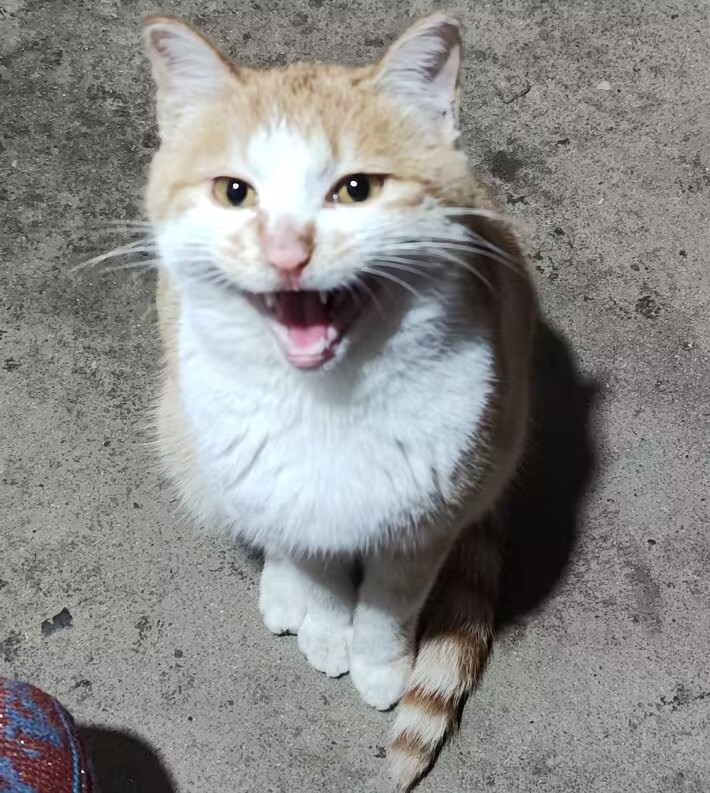
#> input picture 实验一/orange.jpg, 710 x 793 px
$ python 'HOG特征提取.py'
#> lines starting #> are read from the running program, lines starting #| are printed output that depends on the picture
import cv2
import numpy as np
import matplotlib.pyplot as plt
import os

# 创建结果保存目录
result_dir = "hog_image_results"
if not os.path.exists(result_dir):
    os.makedirs(result_dir)

# 读取图像
image_path = "orange.jpg"
image = cv2.imread(image_path, cv2.IMREAD_GRAYSCALE)  # 转为灰度图
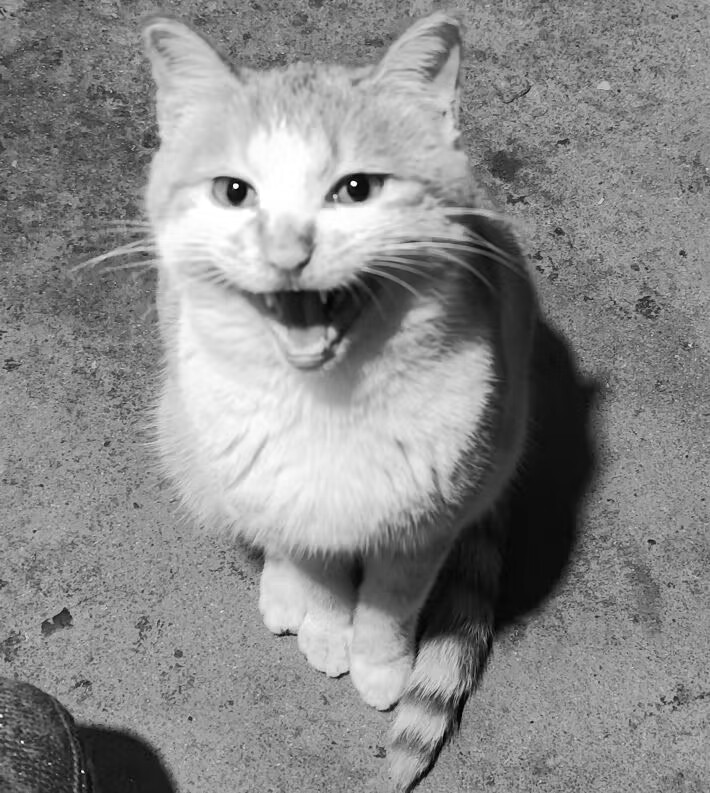
#> image: shape (793, 710); min 0, max 255, mean 137.9
cv2.imwrite(os.path.join(result_dir, "gray_image.jpg"), image)

# 检查图像大小并调整大小以便于计算
image = cv2.resize(image, (128, 128))  # 将图像调整为128x128的标准大小
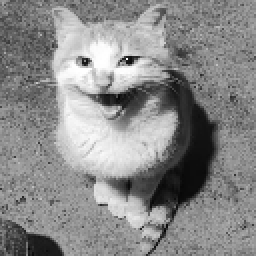
#> image: shape (128, 128) (shown 2 times larger); min 5, max 255, mean 137.9

# 初始化 HOG 描述器
hog = cv2.HOGDescriptor()

# 计算 HOG 特征
hog_features = hog.compute(image)

# 归一化 HOG 特征
hog_features_normalized = hog_features / np.linalg.norm(hog_features)

# 绘制归一化后的 HOG 直方图
plt.figure(figsize=(10, 5))
plt.plot(hog_features_normalized, color='blue')
plt.title("Normalized HOG Features Histogram")
plt.xlabel("Feature Index")
plt.ylabel("Normalized Value")
plt.grid()
plt.tight_layout()

# 保存直方图
histogram_path = os.path.join(result_dir, "hog_histogram.jpg")
plt.savefig(histogram_path)
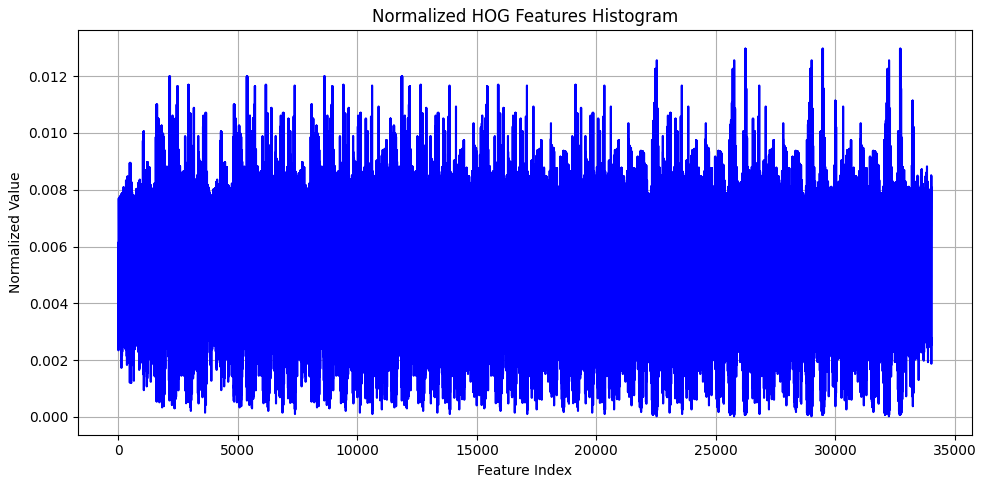
#> figure drawn by matplotlib, 1 panel; curve peaks at x = 26226, y = 0.013

plt.show()

print(f"HOG特征提取完成，灰度图和直方图结果保存到目录: {result_dir}")

$ run again, with 实验一/zmm.jpg copied over 实验一/orange.jpg
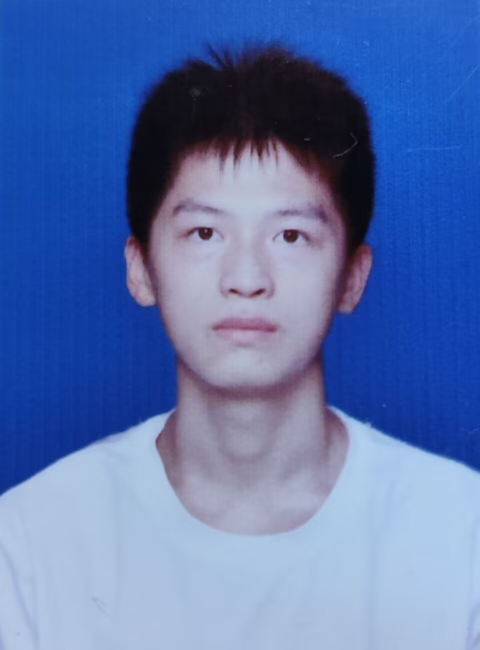
#> input picture 实验一/zmm.jpg, 959 x 1299 px (shown at 1/2 size)
#> `image = cv2.resize(image, (128, 128))`:
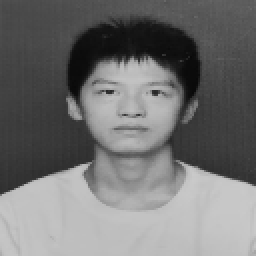
#> image: shape (128, 128) (shown 2 times larger); min 8, max 202, mean 114
#> `plt.savefig(histogram_path)`:
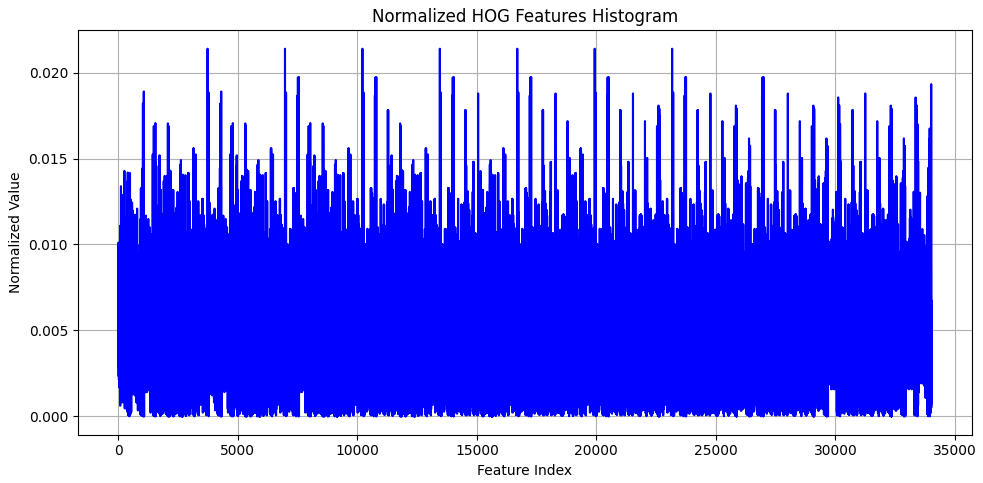
#> figure drawn by matplotlib, 1 panel; curve peaks at x = 3730, y = 0.0214

$ run again, with 实验一/HSI_components.png saved as 实验一/orange.jpg
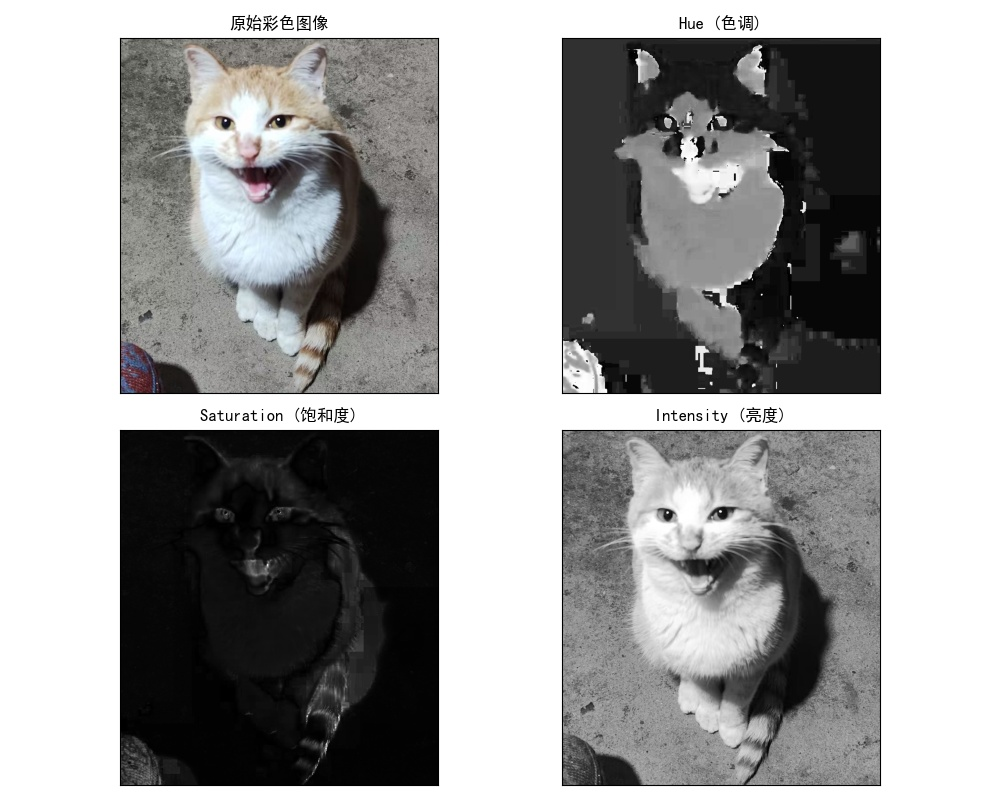
#> input picture 实验一/HSI_components.png, 1000 x 800 px
#> `image = cv2.resize(image, (128, 128))`:
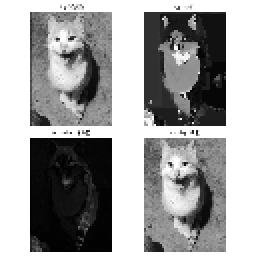
#> image: shape (128, 128) (shown 2 times larger); min 0, max 255, mean 158.5
#> `plt.savefig(histogram_path)`:
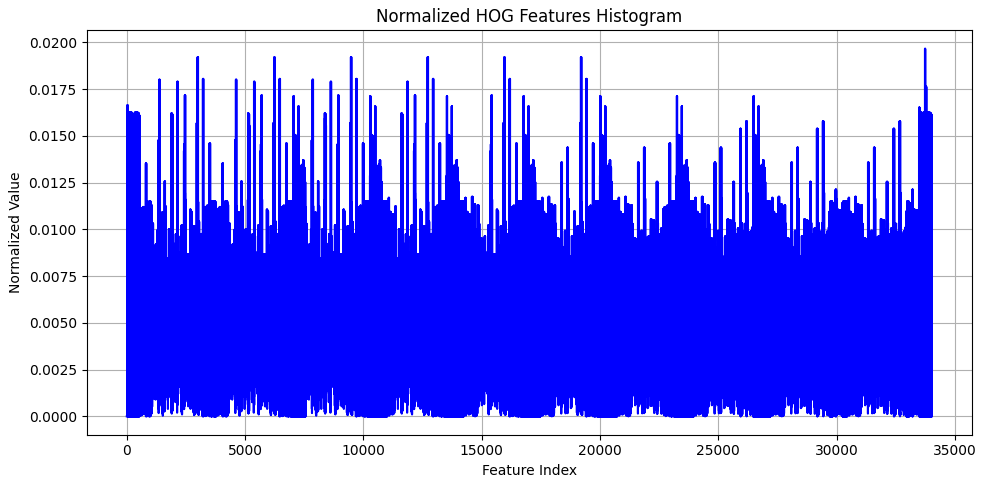
#> figure drawn by matplotlib, 1 panel; curve peaks at x = 33732, y = 0.0197
